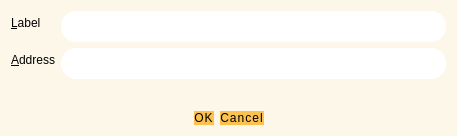
<?xml version="1.0" encoding="UTF-8"?>
<ui version="4.0">
 <class>EditAddressDialog</class>
 <widget class="QDialog" name="EditAddressDialog">
  <property name="geometry">
   <rect>
    <x>0</x>
    <y>0</y>
    <width>457</width>
    <height>136</height>
   </rect>
  </property>
  <property name="windowTitle">
   <string>Edit Address</string>
  </property>
  <property name="styleSheet">
   <string notr="true">QDialog {
  background-color: #fdf7ea;
  color: #050044;
}
QValidatedLineEdit,
QLineEdit,
QTextEdit {
  font-size: 12px;
  min-height: 25px;
  outline: 0;
  padding: 3px;
  border: 1px;
  color: #333;
 background-color: #ffffff;
  border-radius: 15px;
}

QValidatedLineEdit: !focus {
  color: #333;
  background-color: #e7e7e7;
}

QLineEdit: !focus {
  color: #333;
  background-color: #e7e7e7;
}

QTextEdit: !focus {
  color: #333;
  background-color: #e7e7e7;
}

/* .QValidatedLineEdit:checked, .QLineEdit:checked */

QValidatedLineEdit:disabled,
.QLineEdit:disabled,
.QTextEdit:disabled {
  color: #333;
  background-color: #f2f2f2;
}

.QPlainTextEdit {
  background-color: #f2f2f2;
}
QPushButton {
  background-color: #fdc14f;
  padding: 0.85em 2em;
  letter-spacing: 1px;
  color: #000000;
  font-size: 12px;
  border-radius: 20px;
}
QPushButton:hover {
  background-color: #fb9803;
}
QPushButton:focus {
  border: none;
  outline: none;
}
QPushButton:pressed {
  border: 1px solid #ff7300;
}

QPushButton:disabled {
  border: 1px solid #aaaaaa;
  background-color: #bbbbbb;
}</string>
  </property>
  <layout class="QVBoxLayout" name="verticalLayout">
   <item>
    <layout class="QFormLayout" name="formLayout">
     <property name="fieldGrowthPolicy">
      <enum>QFormLayout::AllNonFixedFieldsGrow</enum>
     </property>
     <item row="0" column="0">
      <widget class="QLabel" name="label">
       <property name="text">
        <string>&amp;Label</string>
       </property>
       <property name="buddy">
        <cstring>labelEdit</cstring>
       </property>
      </widget>
     </item>
     <item row="0" column="1">
      <widget class="QLineEdit" name="labelEdit">
       <property name="toolTip">
        <string>The label associated with this address list entry</string>
       </property>
      </widget>
     </item>
     <item row="1" column="0">
      <widget class="QLabel" name="label_2">
       <property name="text">
        <string>&amp;Address</string>
       </property>
       <property name="buddy">
        <cstring>addressEdit</cstring>
       </property>
      </widget>
     </item>
     <item row="1" column="1">
      <widget class="QValidatedLineEdit" name="addressEdit">
       <property name="toolTip">
        <string>The address associated with this address list entry. This can only be modified for sending addresses.</string>
       </property>
      </widget>
     </item>
    </layout>
   </item>
   <item>
    <widget class="QDialogButtonBox" name="buttonBox">
     <property name="layoutDirection">
      <enum>Qt::LeftToRight</enum>
     </property>
     <property name="styleSheet">
      <string notr="true">QDialogButtonBox,
QPushButton {
  background-color: #fdc14f;
  padding: 0.85em 2em;
  letter-spacing: 1px;
  color: #000000;
  font-size: 12px;
  border-radius: 20px;
}
QPushButton:hover {
  background-color: #fb9803;
}
QPushButton:focus {
  border: none;
  outline: none;
}
QPushButton:pressed {
  border: 1px solid #ff7300;
}

QPushButton:disabled {
  border: 1px solid #aaaaaa;
  background-color: #bbbbbb;
}</string>
     </property>
     <property name="orientation">
      <enum>Qt::Horizontal</enum>
     </property>
     <property name="standardButtons">
      <set>QDialogButtonBox::Cancel|QDialogButtonBox::Ok</set>
     </property>
     <property name="centerButtons">
      <bool>true</bool>
     </property>
    </widget>
   </item>
  </layout>
 </widget>
 <customwidgets>
  <customwidget>
   <class>QValidatedLineEdit</class>
   <extends>QLineEdit</extends>
   <header>qvalidatedlineedit.h</header>
  </customwidget>
 </customwidgets>
 <resources/>
 <connections>
  <connection>
   <sender>buttonBox</sender>
   <signal>accepted()</signal>
   <receiver>EditAddressDialog</receiver>
   <slot>accept()</slot>
   <hints>
    <hint type="sourcelabel">
     <x>20</x>
     <y>20</y>
    </hint>
    <hint type="destinationlabel">
     <x>20</x>
     <y>20</y>
    </hint>
   </hints>
  </connection>
  <connection>
   <sender>buttonBox</sender>
   <signal>rejected()</signal>
   <receiver>EditAddressDialog</receiver>
   <slot>reject()</slot>
   <hints>
    <hint type="sourcelabel">
     <x>20</x>
     <y>20</y>
    </hint>
    <hint type="destinationlabel">
     <x>20</x>
     <y>20</y>
    </hint>
   </hints>
  </connection>
 </connections>
</ui>
